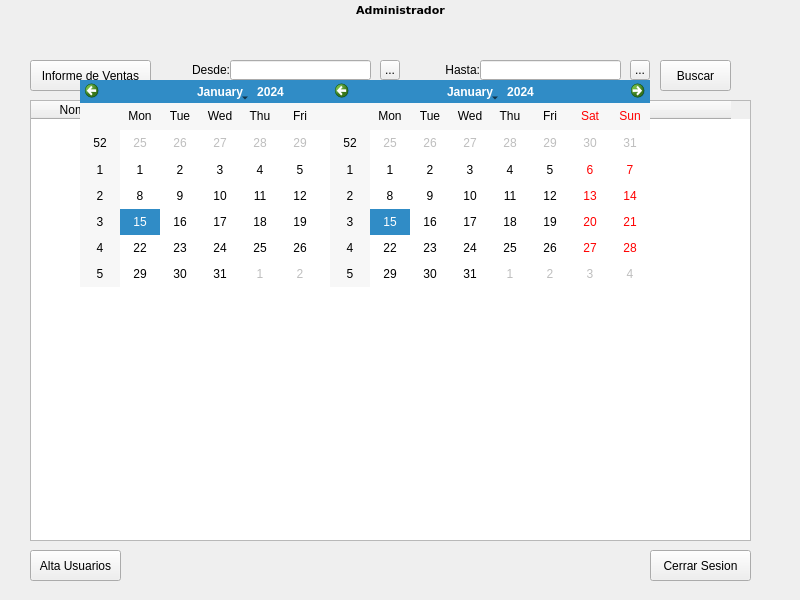
   <widget class="QWidget" name="WAdministrador" native="true">
    <property name="geometry">
     <rect>
      <x>0</x>
      <y>200</y>
      <width>800</width>
      <height>600</height>
     </rect>
    </property>
    <property name="minimumSize">
     <size>
      <width>800</width>
      <height>600</height>
     </size>
    </property>
    <property name="maximumSize">
     <size>
      <width>800</width>
      <height>600</height>
     </size>
    </property>
    <widget class="QLabel" name="LblAdministrador">
     <property name="geometry">
      <rect>
       <x>0</x>
       <y>0</y>
       <width>801</width>
       <height>20</height>
      </rect>
     </property>
     <property name="font">
      <font>
       <family>DejaVu Sans</family>
       <pointsize>8</pointsize>
       <weight>75</weight>
       <bold>true</bold>
      </font>
     </property>
     <property name="text">
      <string>Administrador</string>
     </property>
     <property name="textFormat">
      <enum>Qt::AutoText</enum>
     </property>
     <property name="scaledContents">
      <bool>false</bool>
     </property>
     <property name="alignment">
      <set>Qt::AlignCenter</set>
     </property>
    </widget>
    <widget class="QPushButton" name="BtnInforme">
     <property name="geometry">
      <rect>
       <x>30</x>
       <y>60</y>
       <width>121</width>
       <height>31</height>
      </rect>
     </property>
     <property name="text">
      <string>Informe de Ventas</string>
     </property>
    </widget>
    <widget class="QPushButton" name="BtnCerrar">
     <property name="geometry">
      <rect>
       <x>650</x>
       <y>550</y>
       <width>101</width>
       <height>31</height>
      </rect>
     </property>
     <property name="text">
      <string>Cerrar Sesion</string>
     </property>
    </widget>
    <widget class="QWidget" name="WMuestraUsuariosAdmin" native="true">
     <property name="geometry">
      <rect>
       <x>20</x>
       <y>100</y>
       <width>751</width>
       <height>441</height>
      </rect>
     </property>
     <widget class="QTableWidget" name="TWAdminMuestraUsuarios">
      <property name="geometry">
       <rect>
        <x>10</x>
        <y>0</y>
        <width>721</width>
        <height>441</height>
       </rect>
      </property>
      <column>
       <property name="text">
        <string>Nombre</string>
       </property>
      </column>
      <column>
       <property name="text">
        <string>Apellido</string>
       </property>
      </column>
      <column>
       <property name="text">
        <string>Categoria</string>
       </property>
      </column>
      <column>
       <property name="text">
        <string>Usuario</string>
       </property>
      </column>
      <column>
       <property name="text">
        <string>Password</string>
       </property>
      </column>
      <column>
       <property name="text">
        <string>Fecha Alta</string>
       </property>
      </column>
      <column>
       <property name="text">
        <string/>
       </property>
      </column>
     </widget>
    </widget>
    <widget class="QPushButton" name="BtnAlta">
     <property name="geometry">
      <rect>
       <x>30</x>
       <y>550</y>
       <width>91</width>
       <height>31</height>
      </rect>
     </property>
     <property name="text">
      <string>Alta Usuarios</string>
     </property>
    </widget>
    <widget class="QLabel" name="LblAdminDesde">
     <property name="geometry">
      <rect>
       <x>170</x>
       <y>60</y>
       <width>60</width>
       <height>20</height>
      </rect>
     </property>
     <property name="text">
      <string>Desde:</string>
     </property>
     <property name="alignment">
      <set>Qt::AlignRight|Qt::AlignTrailing|Qt::AlignVCenter</set>
     </property>
    </widget>
    <widget class="QLabel" name="LblAdminHasta">
     <property name="geometry">
      <rect>
       <x>420</x>
       <y>60</y>
       <width>60</width>
       <height>20</height>
      </rect>
     </property>
     <property name="text">
      <string>Hasta:</string>
     </property>
     <property name="alignment">
      <set>Qt::AlignRight|Qt::AlignTrailing|Qt::AlignVCenter</set>
     </property>
    </widget>
    <widget class="QLineEdit" name="LedAdminFechaDesde">
     <property name="geometry">
      <rect>
       <x>230</x>
       <y>60</y>
       <width>141</width>
       <height>20</height>
      </rect>
     </property>
    </widget>
    <widget class="QLineEdit" name="LedAdminFechaHasta">
     <property name="geometry">
      <rect>
       <x>480</x>
       <y>60</y>
       <width>141</width>
       <height>20</height>
      </rect>
     </property>
    </widget>
    <widget class="QToolButton" name="toolButton">
     <property name="geometry">
      <rect>
       <x>380</x>
       <y>60</y>
       <width>20</width>
       <height>20</height>
      </rect>
     </property>
     <property name="text">
      <string>...</string>
     </property>
    </widget>
    <widget class="QToolButton" name="toolButton_2">
     <property name="geometry">
      <rect>
       <x>630</x>
       <y>60</y>
       <width>20</width>
       <height>20</height>
      </rect>
     </property>
     <property name="text">
      <string>...</string>
     </property>
    </widget>
    <widget class="QPushButton" name="BtnAdminBuscarInforme">
     <property name="geometry">
      <rect>
       <x>660</x>
       <y>60</y>
       <width>71</width>
       <height>31</height>
      </rect>
     </property>
     <property name="text">
      <string>Buscar</string>
     </property>
    </widget>
    <widget class="QCalendarWidget" name="CalAdminInformeDesde">
     <property name="enabled">
      <bool>true</bool>
     </property>
     <property name="geometry">
      <rect>
       <x>80</x>
       <y>80</y>
       <width>320</width>
       <height>207</height>
      </rect>
     </property>
     <property name="inputMethodHints">
      <set>Qt::ImhNone</set>
     </property>
     <property name="gridVisible">
      <bool>false</bool>
     </property>
     <property name="selectionMode">
      <enum>QCalendarWidget::SingleSelection</enum>
     </property>
     <property name="navigationBarVisible">
      <bool>true</bool>
     </property>
     <property name="dateEditEnabled">
      <bool>true</bool>
     </property>
    </widget>
    <widget class="QCalendarWidget" name="CalAdminInformHasta">
     <property name="enabled">
      <bool>true</bool>
     </property>
     <property name="geometry">
      <rect>
       <x>330</x>
       <y>80</y>
       <width>320</width>
       <height>207</height>
      </rect>
     </property>
     <property name="inputMethodHints">
      <set>Qt::ImhNone</set>
     </property>
     <property name="gridVisible">
      <bool>false</bool>
     </property>
     <property name="selectionMode">
      <enum>QCalendarWidget::SingleSelection</enum>
     </property>
     <property name="navigationBarVisible">
      <bool>true</bool>
     </property>
     <property name="dateEditEnabled">
      <bool>true</bool>
     </property>
    </widget>
   </widget>
